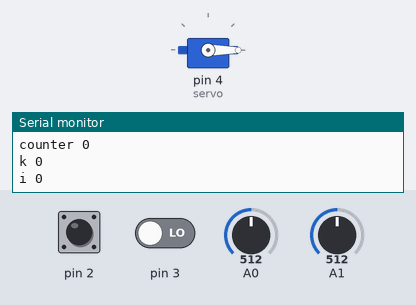
The sketch below on a simulated Arduino Uno, built with avr-gcc and run on an emulated ATmega328P. On the bench: servo, the last lines printed to the serial monitor. The inputs (shaded band) are chosen by the test bench; at power-on: A0 = 512, pin 3 LOW, pin 2 HIGH, A1 = 512.

Above: at 1.2 s.
1.3 s: A0 set to 740
2.8 s: A0 set to 763
At 5.75 s:
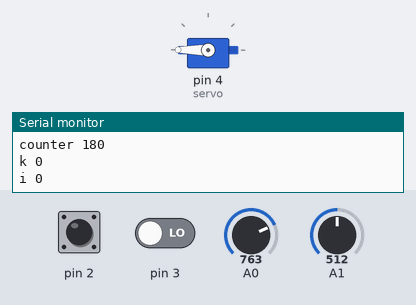
5.8 s: pin 3 driven HIGH
At 6.7 s:
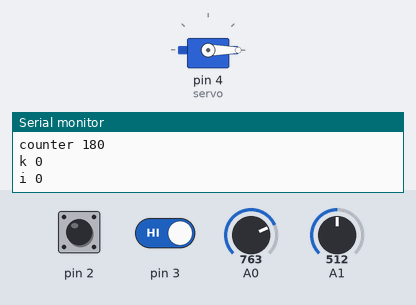
8.8 s: pin 2 pulled LOW for 1 s
12.8 s: pin 3 driven LOW
At 14.5 s:
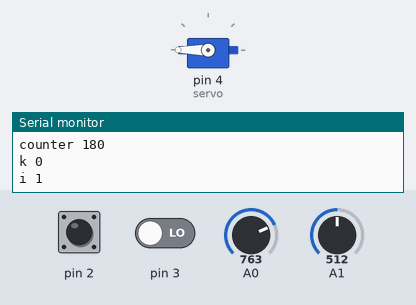
15.0 s: A0 set to 268
16.5 s: A0 set to 233
At 16.71 s:
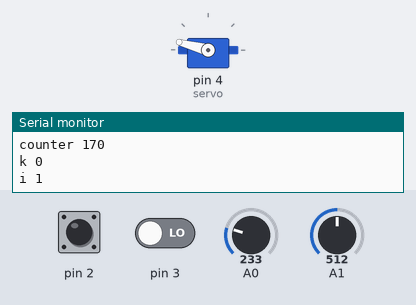
Timing chart, 0 to 20.5 s (numbered marks = the images above; inputs shaded):
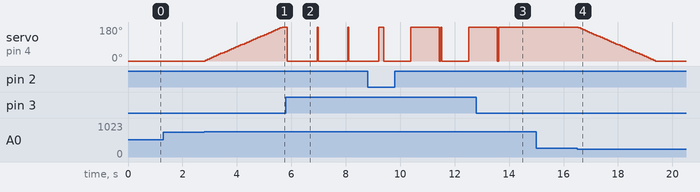

The sketch:

saving-servo-motor-angle-to-array-with-joystick.ino
```cpp
//Ozan Odabaşı


#include <Servo.h>
Servo servo;
int x_axis;
int y_axis;
int record_button;
int play_button;
int counter = 0;
int i = 0;
int x = 0;
int record[10]={};
void setup() {
  pinMode(A0, INPUT);
  pinMode(A1, INPUT);
  servo.attach(4);
  pinMode(2, INPUT_PULLUP);
  pinMode(3, INPUT);
  servo.write(0);
  Serial.begin(9600);
}

void loop() {

  record_button = digitalRead(2);
  play_button = digitalRead(3);
  x_axis = analogRead(A0);
  y_axis = analogRead(A1);

  if (x_axis > 0 && x_axis < 250) {
    counter = counter - 5;
    servo.write(counter);
    delay(30);
  }
  if (x_axis > 750 && x_axis < 1023) {
    counter = counter + 5;
    servo.write(counter);
    delay(30);
  }

  if (record_button == 0 && i < sizeof(record) / sizeof(record[0])) {
    delay(150);
    record[i] = counter;
    i++;
  }

  if (play_button == 1) {
    servo.write(0);
    delay(1000);
    for (x = 0; x < i; x++) {
      servo.write(record[x]);
      Serial.print("x ");
      Serial.println(record[x]);
      delay(1000);
    }

    delay(50);
    x = 0;
    servo.write(0);
  }

  if (counter > 180) {
    counter = 180;
  }
  if (counter < 0) {
    counter = 0;
  }

  Serial.print("counter ");
  Serial.println(counter);
  Serial.print("k ");
  Serial.println(x);
  Serial.print("i ");
  Serial.println(i);

  delay(50);
}
```

Measured:
- the behaviour switches between 750 and 751 on A0 (found by bisection; images 0 and 1)
- the behaviour switches between 250 and 249 on A0 (found by bisection; images 3 and 4)
- after the input at 2.8 s, servo on pin 4 (servo): moves from 0° to 180° over 2.8 s, starting at once
- after the input at 5.8 s, servo on pin 4 (servo): 180° → 0° after 0.05 s
- after the input at 12.8 s, servo on pin 4 (servo): goes on until 13.6 s, then stays 180°
- after the input at 16.5 s, servo on pin 4 (servo): moves from 180° to 0° over 2.8 s, starting after 0.05 s
